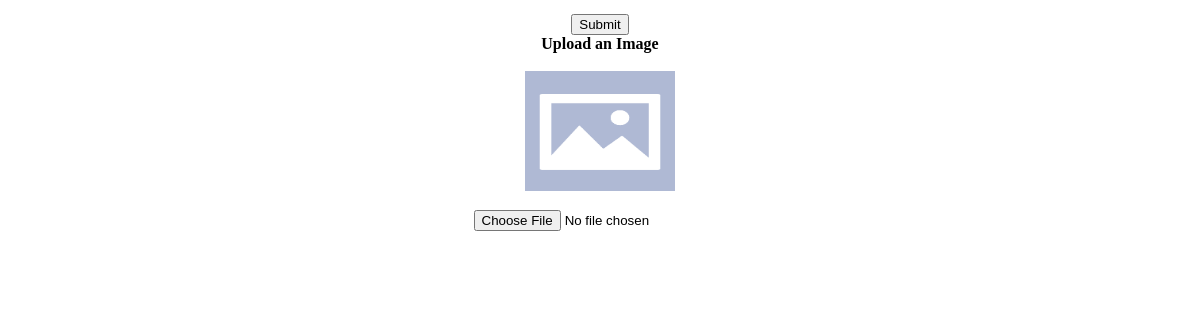
Page /admin_page/webcontent/about.php on the earlier database version.
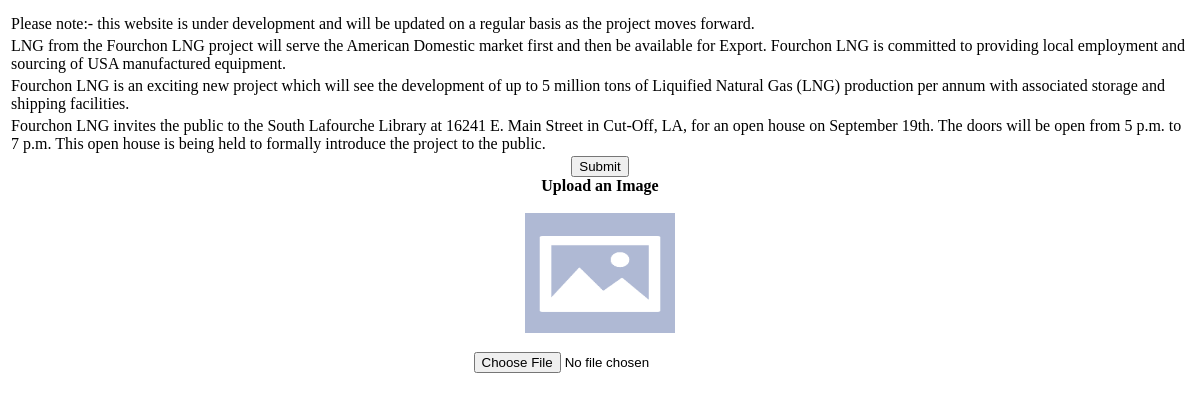
Same page on the later database version.
### tables this page shows
CREATE TABLE `webcontent_home` (
  `position_id` int(10) NOT NULL,
  `position_description` text NOT NULL,
  `position_order` int(11) NOT NULL,
  `position_status` enum('0','1') NOT NULL,
  `webpage_name` text NOT NULL
);

### admin_page/webcontent/dbclass.php (called while the page is built, shortened)
<?php
class db{
	private $host = "localhost";
	private $user = "root";
	private $password = "";
	private $database = "fourchonlng";
	private $conn = "";
	function connect() {
		$this->conn = mysqli_connect($this->host,$this->user,$this->password,$this->database);
	}
	public function query($sql)
	{
		$this->result=mysqli_query($this->conn,$sql);
		if($this->result)
		{
			return $this->result;
		}
		else
		{
			$this->seterror(mysqli_error(),mysqli_errno());
			return NULL;
		}
	}
	function select($table,$condition="",$field="*"){
	  $sql="select $field from $table $condition";
	 $aryResult=array();
		$result=$this->query($sql);
		if(!is_null($result))
		{
			while($row=mysqli_fetch_array($result)) { $aryResult[]=$row; }
			return $aryResult;
		}
		else
		{
			return NULL;
		}
    }
}
?>

### admin_page/webcontent/about.php (the view, shortened to what this page needs)
<?php
include"dbclass.php";
$db = new db();
?>
<!DOCTYPE html>
<html lang="en">
<head>
</head>
<body>
<div class="container">
  <div class="row">
  <div class="col-sm-8">
  <table class="table">
    <thead>
      <tr>
        <th></th>
      </tr>
    </thead>
    <tbody class="row_position" >
	<?php
	 $data_lists = $db->select('webcontent_home',"order by position_order asc");
	 foreach($data_lists as $data_list){
	?>
      <tr id="<?php echo $data_list['position_id']; ?>" >
        <td><?php echo $data_list['position_description']; ?></td>
      </tr>
	 <?php } ?>
    </tbody>
  </table>
  <div style="text-align:center;" >
  <input type="submit" class="btn btn-primary"   onClick="save();" />
  </div>
</div>
<center>
<div class="col-sm-8" style="text-align:center;">
  <b> Upload an Image </b><br><br>
<img src="images/Background.png"  id="preview" name="preview" style="min-height:120px min-width:200px; max-height:120px" height="200" width="150" /><br>
<input type="file" name="image" value="Upload Photo" onchange="readURL(this)"; required style="margin-top:15px;">
</div>
</div>
</div>
</body>
</html>

Differences in the rows shown:
added webcontent_home: position_description "Please note:- this website is under development and will be updated on a regular basis as the project moves forward."
added webcontent_home: position_description "LNG from the Fourchon LNG project will serve the American Domestic market first and then be available for Export. Fourchon LNG is committed to providing local employment and sourcing of USA manufactured equipment."
added webcontent_home: position_description "Fourchon LNG is an exciting new project which will see the development of up to 5 million tons of Liquified Natural Gas (LNG) production per annum with associated storage and shipping facilities."
added webcontent_home: position_description "Fourchon LNG invites the public to the South Lafourche Library at 16241 E. Main Street in Cut-Off, LA, for an open house on September 19th. The doors will be open from 5 p.m. to 7 p.m. This open house is being held to formally introduce the project to the public."
